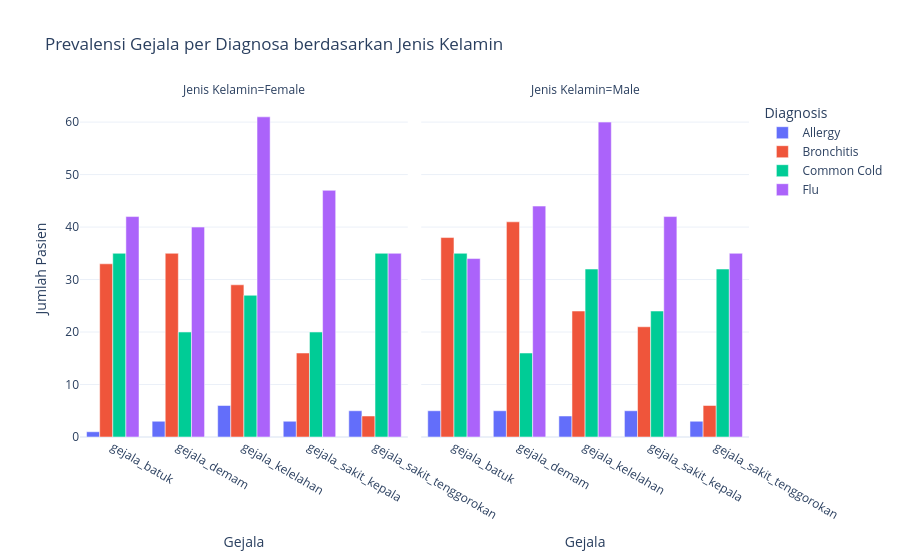

Source (notebook cell):
### Markdown cell above
Visualisasi Hubungan Gejala dan Diagnosis

### Code cell
# Agregasi data untuk melihat prevalensi gejala per diagnosis
symptom_diagnosis_melted = df.melt(id_vars=['id_pasien', 'diagnosis', 'jenis_kelamin'],
                                 value_vars=['gejala_demam', 'gejala_batuk', 'gejala_sakit_tenggorokan', 'gejala_kelelahan', 'gejala_sakit_kepala'],
                                 var_name='Gejala', value_name='Ada')

# Filter hanya gejala yang 'Ada' (nilai 1)
symptom_diagnosis_present = symptom_diagnosis_melted[symptom_diagnosis_melted['Ada'] == 1]

symptom_counts_per_diagnosis = symptom_diagnosis_present.groupby(['diagnosis', 'Gejala', 'jenis_kelamin']).size().reset_index(name='Jumlah')
display(symptom_counts_per_diagnosis)
# Buat grouped bar chart interaktif
# Menambahkan facet_col='gender' untuk memecah grafik berdasarkan jenis kelamin
fig = px.bar(
    symptom_counts_per_diagnosis,
    x='Gejala',
    y='Jumlah',
    color='diagnosis',
    barmode='group',
    title='Prevalensi Gejala per Diagnosa berdasarkan Jenis Kelamin',
    labels={'Gejala': 'Gejala', 'Jumlah': 'Jumlah Pasien dengan Gejala', 'jenis_kelamin': 'Jenis Kelamin'},
    template='plotly_white',
    facet_col='jenis_kelamin' # Tambahan untuk interaktivitas
)
fig.update_layout(
    xaxis_title_text='Gejala',
    yaxis_title_text='Jumlah Pasien',
    legend_title_text='Diagnosis'
)
fig.show()

### Figure 1 — Plotly figure (JSON) as saved in the notebook; plotly's stock layout.template omitted (floating-point values rounded to 4 significant figures)
{"data": [{"alignmentgroup": "True", "hovertemplate": "diagnosis=Allergy<br>Jenis Kelamin=Female<br>Gejala=%{x}<br>Jumlah Pasien dengan Gejala=%{y}<extra></extra>", "legendgroup": "Allergy", "marker": {"color": "#636efa", "pattern": {"shape": ""}}, "name": "Allergy", "offsetgroup": "Allergy", "orientation": "v", "showlegend": true, "textposition": "auto", "type": "bar", "x": ["gejala_batuk", "gejala_demam", "gejala_kelelahan", "gejala_sakit_kepala", "gejala_sakit_tenggorokan"], "xaxis": "x", "y": [1, 3, 6, 3, 5], "yaxis": "y"}, {"alignmentgroup": "True", "hovertemplate": "diagnosis=Allergy<br>Jenis Kelamin=Male<br>Gejala=%{x}<br>Jumlah Pasien dengan Gejala=%{y}<extra></extra>", "legendgroup": "Allergy", "marker": {"color": "#636efa", "pattern": {"shape": ""}}, "name": "Allergy", "offsetgroup": "Allergy", "orientation": "v", "showlegend": false, "textposition": "auto", "type": "bar", "x": ["gejala_batuk", "gejala_demam", "gejala_kelelahan", "gejala_sakit_kepala", "gejala_sakit_tenggorokan"], "xaxis": "x2", "y": [5, 5, 4, 5, 3], "yaxis": "y2"}, {"alignmentgroup": "True", "hovertemplate": "diagnosis=Bronchitis<br>Jenis Kelamin=Female<br>Gejala=%{x}<br>Jumlah Pasien dengan Gejala=%{y}<extra></extra>", "legendgroup": "Bronchitis", "marker": {"color": "#EF553B", "pattern": {"shape": ""}}, "name": "Bronchitis", "offsetgroup": "Bronchitis", "orientation": "v", "showlegend": true, "textposition": "auto", "type": "bar", "x": ["gejala_batuk", "gejala_demam", "gejala_kelelahan", "gejala_sakit_kepala", "gejala_sakit_tenggorokan"], "xaxis": "x", "y": [33, 35, 29, 16, 4], "yaxis": "y"}, {"alignmentgroup": "True", "hovertemplate": "diagnosis=Bronchitis<br>Jenis Kelamin=Male<br>Gejala=%{x}<br>Jumlah Pasien dengan Gejala=%{y}<extra></extra>", "legendgroup": "Bronchitis", "marker": {"color": "#EF553B", "pattern": {"shape": ""}}, "name": "Bronchitis", "offsetgroup": "Bronchitis", "orientation": "v", "showlegend": false, "textposition": "auto", "type": "bar", "x": ["gejala_batuk", "gejala_demam", "gejala_kelelahan", "gejala_sakit_kepala", "gejala_sakit_tenggorokan"], "xaxis": "x2", "y": [38, 41, 24, 21, 6], "yaxis": "y2"}, {"alignmentgroup": "True", "hovertemplate": "diagnosis=Common Cold<br>Jenis Kelamin=Female<br>Gejala=%{x}<br>Jumlah Pasien dengan Gejala=%{y}<extra></extra>", "legendgroup": "Common Cold", "marker": {"color": "#00cc96", "pattern": {"shape": ""}}, "name": "Common Cold", "offsetgroup": "Common Cold", "orientation": "v", "showlegend": true, "textposition": "auto", "type": "bar", "x": ["gejala_batuk", "gejala_demam", "gejala_kelelahan", "gejala_sakit_kepala", "gejala_sakit_tenggorokan"], "xaxis": "x", "y": [35, 20, 27, 20, 35], "yaxis": "y"}, {"alignmentgroup": "True", "hovertemplate": "diagnosis=Common Cold<br>Jenis Kelamin=Male<br>Gejala=%{x}<br>Jumlah Pasien dengan Gejala=%{y}<extra></extra>", "legendgroup": "Common Cold", "marker": {"color": "#00cc96", "pattern": {"shape": ""}}, "name": "Common Cold", "offsetgroup": "Common Cold", "orientation": "v", "showlegend": false, "textposition": "auto", "type": "bar", "x": ["gejala_batuk", "gejala_demam", "gejala_kelelahan", "gejala_sakit_kepala", "gejala_sakit_tenggorokan"], "xaxis": "x2", "y": [35, 16, 32, 24, 32], "yaxis": "y2"}, {"alignmentgroup": "True", "hovertemplate": "diagnosis=Flu<br>Jenis Kelamin=Female<br>Gejala=%{x}<br>Jumlah Pasien dengan Gejala=%{y}<extra></extra>", "legendgroup": "Flu", "marker": {"color": "#ab63fa", "pattern": {"shape": ""}}, "name": "Flu", "offsetgroup": "Flu", "orientation": "v", "showlegend": true, "textposition": "auto", "type": "bar", "x": ["gejala_batuk", "gejala_demam", "gejala_kelelahan", "gejala_sakit_kepala", "gejala_sakit_tenggorokan"], "xaxis": "x", "y": [42, 40, 61, 47, 35], "yaxis": "y"}, {"alignmentgroup": "True", "hovertemplate": "diagnosis=Flu<br>Jenis Kelamin=Male<br>Gejala=%{x}<br>Jumlah Pasien dengan Gejala=%{y}<extra></extra>", "legendgroup": "Flu", "marker": {"color": "#ab63fa", "pattern": {"shape": ""}}, "name": "Flu", "offsetgroup": "Flu", "orientation": "v", "showlegend": false, "textposition": "auto", "type": "bar", "x": ["gejala_batuk", "gejala_demam", "gejala_kelelahan", "gejala_sakit_kepala", "gejala_sakit_tenggorokan"], "xaxis": "x2", "y": [34, 44, 60, 42, 35], "yaxis": "y2"}], "layout": {"annotations": [{"font": {}, "showarrow": false, "text": "Jenis Kelamin=Female", "x": 0.245, "xanchor": "center", "xref": "paper", "y": 1, "yanchor": "bottom", "yref": "paper"}, {"font": {}, "showarrow": false, "text": "Jenis Kelamin=Male", "x": 0.755, "xanchor": "center", "xref": "paper", "y": 1, "yanchor": "bottom", "yref": "paper"}], "barmode": "group", "legend": {"title": {"text": "Diagnosis"}, "tracegroupgap": 0}, "title": {"text": "Prevalensi Gejala per Diagnosa berdasarkan Jenis Kelamin"}, "xaxis": {"anchor": "y", "domain": [0, 0.49], "title": {"text": "Gejala"}}, "xaxis2": {"anchor": "y2", "domain": [0.51, 1], "matches": "x", "title": {"text": "Gejala"}}, "yaxis": {"anchor": "x", "domain": [0, 1], "title": {"text": "Jumlah Pasien"}}, "yaxis2": {"anchor": "x2", "domain": [0, 1], "matches": "y", "showticklabels": false}}}
